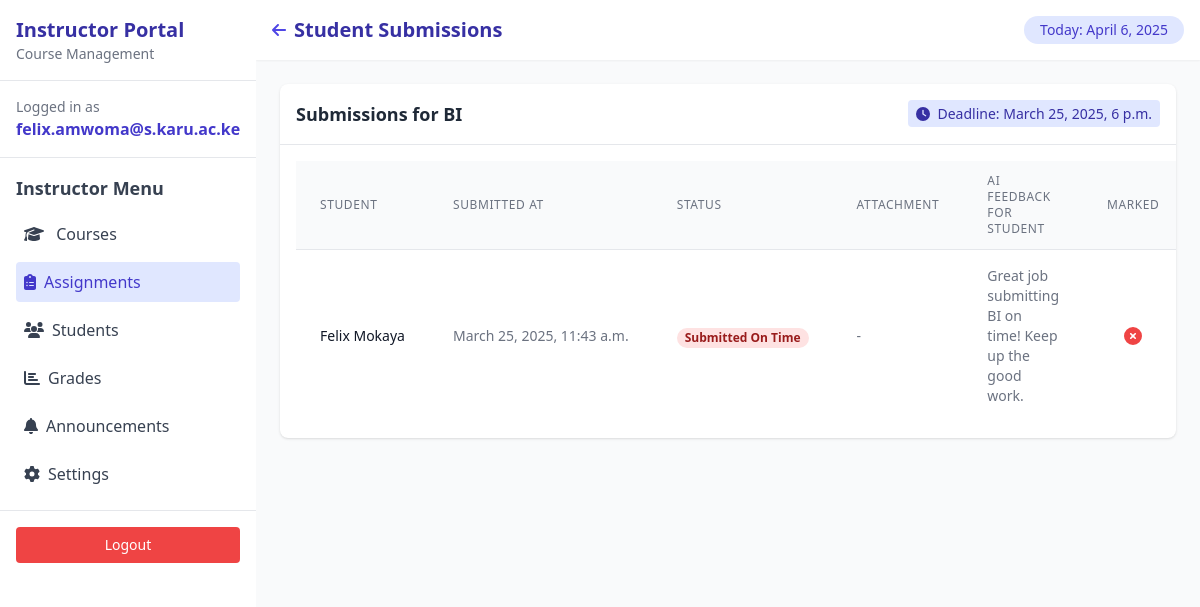
Before: /instructor/student_submissions/1/ (signed in) with the older database file.
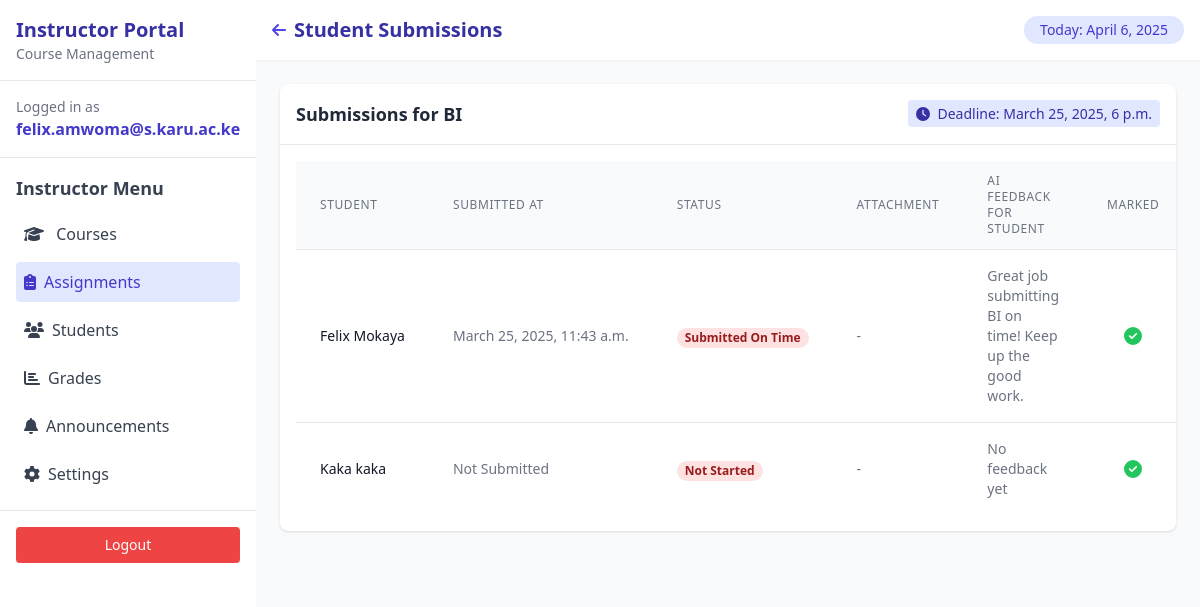
After: the same page with the newer database file.
### submissions/models.py (models this page shows, shortened)
class StudentSubmission(models.Model):
    student = models.ForeignKey(User, on_delete=models.CASCADE)
    assignment = models.ForeignKey(Assignment, on_delete=models.CASCADE)
    submitted_at = models.DateTimeField(null=True, blank=True)
    is_submitted = models.BooleanField(default=False)
    student_attachment = models.FileField(upload_to=assignment_upload_path_student, null=True, blank=True)
    marked = models.BooleanField(default=False)
    class SubmissionStatus(models.TextChoices):
        NOT_STARTED = 'NS', 'Not Started'
        IN_PROGRESS = 'IP', 'In Progress'
        SUBMITTED_EARLY = 'SE', 'Submitted Early'
        SUBMITTED_ON_TIME = 'ST', 'Submitted On Time'
        LATE_SUBMISSION = 'LS', 'Late Submission'
    status = models.CharField(
        max_length=2,
        choices=SubmissionStatus.choices,
        default=SubmissionStatus.NOT_STARTED
    )
    ai_feedback = models.TextField(blank=True, null=True)

### submissions/student_submissions.py (the view)
# urls.py: path('instructor/student_submissions/<int:assignment_id>/', student_submissions, name='student_submissions'),
@staff_member_required  # Only staff/admins can access for now
def student_submissions(request, assignment_id):
    assignment = get_object_or_404(Assignment, id=assignment_id)
    submissions = StudentSubmission.objects.filter(assignment=assignment)
    if request.method == 'POST':
        submission_id = request.POST.get('submission_id')
        submission = StudentSubmission.objects.get(id=submission_id)
        submission.marked = True
        submission.save()
        return redirect('student_submissions', assignment_id=assignment.id)
    return render(request, 'instructor/student_submissions.html', {
        'assignment': assignment,
        'submissions': submissions
    })

### reminders/templates/instructor/student_submissions.html (shortened to what the changed rows need)
<!DOCTYPE html>
<html lang="en">
<head>
    <script src="https://cdn.tailwindcss.com"></script>
</head>
<body class="bg-gradient-to-br from-blue-800 to-indigo-900 min-h-screen">
    <div class="flex h-screen">
        <div class="w-64 bg-white shadow-lg overflow-y-auto">
            <div class="p-4 border-b border-gray-200">
                <h1 class="text-xl font-bold text-indigo-800">Instructor Portal</h1>
            </div>
            <div class="p-4">
                <h2 class="text-lg font-semibold text-gray-700 mb-3">Instructor Menu</h2>
            </div>
        </div>
        <div class="flex-1 overflow-y-auto bg-gray-50">
            <div class="bg-white shadow-sm p-4 flex justify-between items-center">
                <div class="flex items-center">
                    <h1 class="text-xl font-semibold text-indigo-800">Student Submissions</h1>
                </div>
            </div>
            <div class="p-6">
                <div class="bg-white rounded-lg shadow">
                    <div class="p-4 border-b border-gray-200 flex justify-between items-center">
                        <h2 class="text-lg font-semibold text-gray-800">Submissions for {{ assignment.title }}</h2>
                    </div>
                    <div class="p-4 overflow-x-auto">
                        <table class="min-w-full divide-y divide-gray-200">
                            <thead class="bg-gray-50">
                                <tr>
                                    <th scope="col" class="px-6 py-3 text-left text-xs font-medium text-gray-500 uppercase tracking-wider">
                                        Student
                                    </th>
                                    <th scope="col" class="px-6 py-3 text-left text-xs font-medium text-gray-500 uppercase tracking-wider">
                                        Submitted At
                                    </th>
                                    <th scope="col" class="px-6 py-3 text-left text-xs font-medium text-gray-500 uppercase tracking-wider">
                                        Status
                                    </th>
                                    <th scope="col" class="px-6 py-3 text-left text-xs font-medium text-gray-500 uppercase tracking-wider">
                                        Attachment
                                    </th>
                                    <th scope="col" class="px-6 py-3 text-left text-xs font-medium text-gray-500 uppercase tracking-wider">
                                        AI Feedback For student
                                    </th>
                                    <th scope="col" class="px-6 py-3 text-left text-xs font-medium text-gray-500 uppercase tracking-wider">
                                        Marked
                                    </th>
                                </tr>
                            </thead>
                            <tbody class="bg-white divide-y divide-gray-200">
                                {% for sub in submissions %}
                                <tr class="hover:bg-gray-50">
                                    <td class="px-6 py-4 whitespace-nowrap text-sm font-medium text-gray-900">
                                        {{ sub.student.get_full_name }}
                                    </td>
                                    <td class="px-6 py-4 whitespace-nowrap text-sm text-gray-500">
                                        {{ sub.submitted_at|default:"Not Submitted" }}
                                    </td>
                                    <td class="px-6 py-4 whitespace-nowrap">
                                        <span class="px-2 inline-flex text-xs leading-5 font-semibold rounded-full
                                        {% if sub.get_status_display == 'Completed' %}
                                            bg-green-100 text-green-800
                                        {% elif sub.get_status_display == 'In Progress' %}
                                            bg-yellow-100 text-yellow-800
                                        {% else %}
                                            bg-red-100 text-red-800
                                        {% endif %}">
                                            {{ sub.get_status_display }}
                                        </span>
                                    </td>
                                    <td class="px-6 py-4 whitespace-nowrap text-sm text-gray-500">
                                        {% if sub.student_attachment %}
                                            <a href="{{ sub.student_attachment.url }}" target="_blank" class="text-indigo-600 hover:text-indigo-900">
                                                <i class="fas fa-file-download mr-1"></i> View
                                            </a>
                                        {% else %}
                                            -
                                        {% endif %}
                                    </td>
                                    <td class="px-6 py-4 text-sm text-gray-500">
                                        <div class="max-w-xs overflow-hidden text-ellipsis">
                                            {{ sub.ai_feedback|default:"No feedback yet" }}
                                        </div>
                                    </td>
                                    <td class="px-6 py-4 whitespace-nowrap text-center text-sm text-gray-500">
                                        {% if sub.marked %}
                                            <span class="text-green-500 text-lg"><i class="fas fa-check-circle"></i></span>
                                        {% else %}
                                            <span class="text-red-500 text-lg"><i class="fas fa-times-circle"></i></span>
                                        {% endif %}
                                    </td>
                                </tr>
                                {% endfor %}
                            </tbody>
                        </table>
                    </div>
                </div>
            </div>
        </div>
    </div>
</body>
</html>

Changed rows visible on the page:
changed StudentSubmission "March 25, 2025, 11:43 a.m.": marked False → True (drawn)
added StudentSubmission: student.get_full_name "Kaka kaka", submitted_at "Not Submitted", status "Not Started", ai_feedback "No feedback yet", marked True (drawn)
